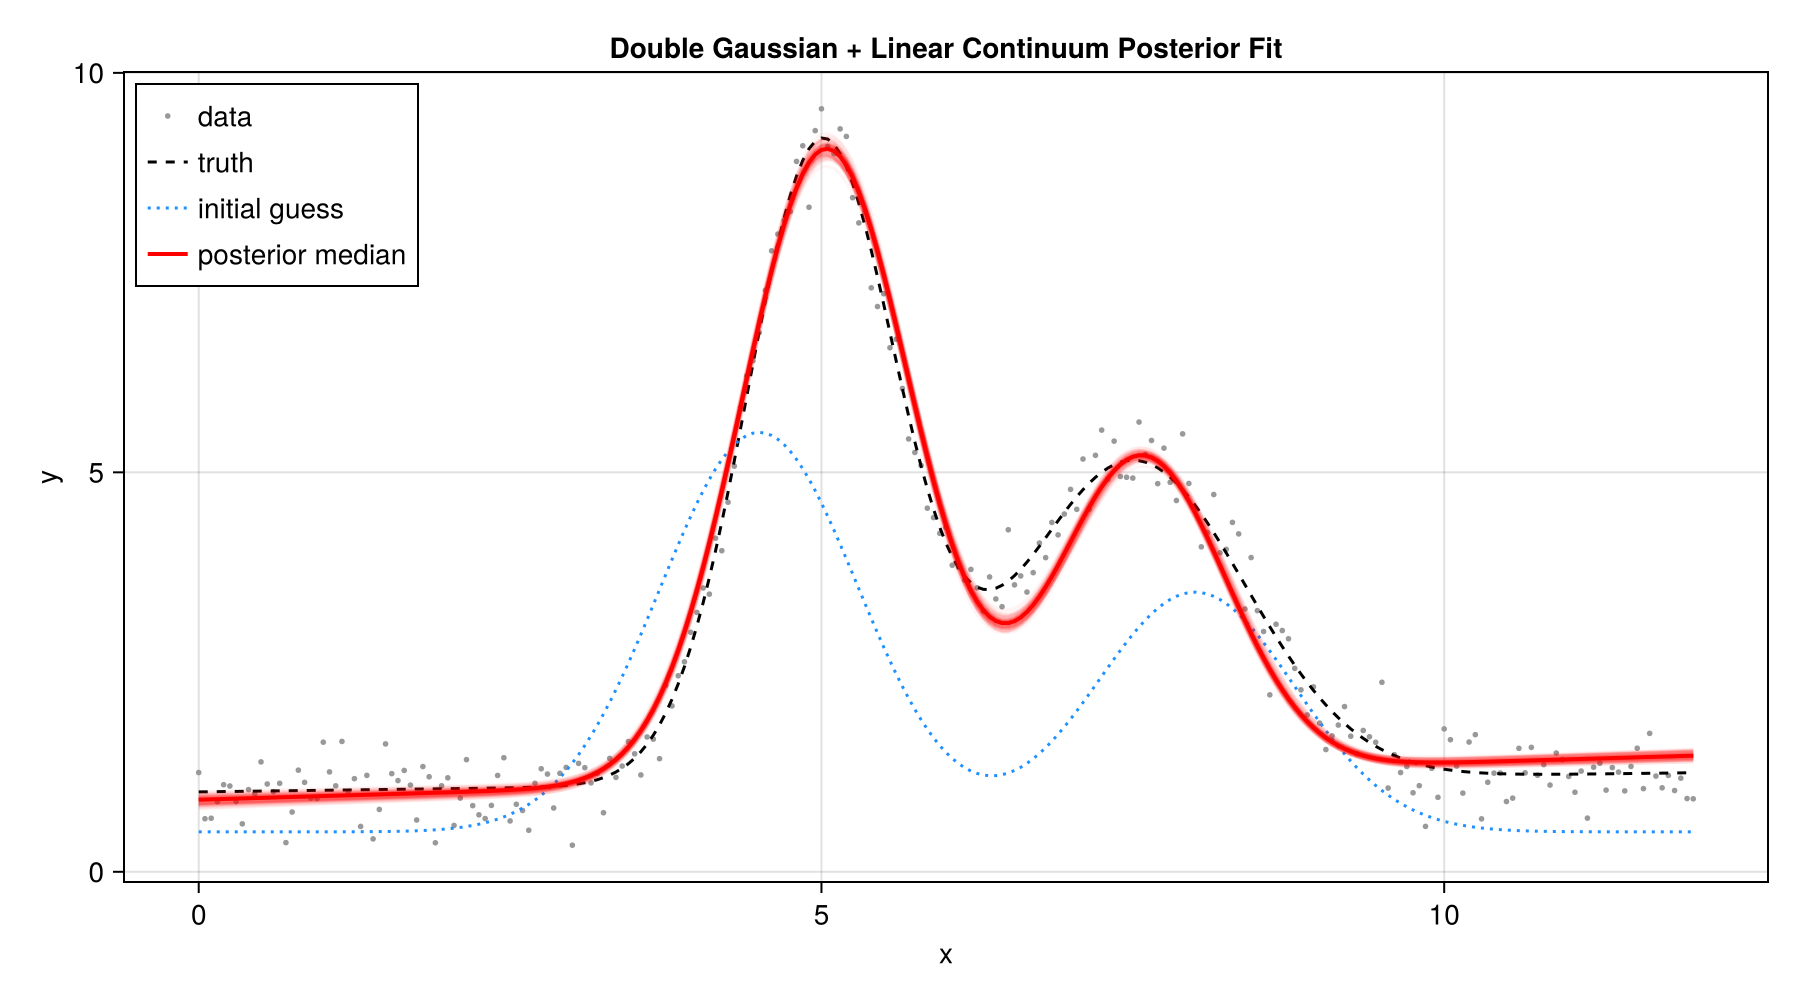

Source code (Julia):
# Fit a double Gaussian + linear continuum to synthetic noisy data with Pigeons.jl.
#
# Run with:  julia --project=. examples/double_gaussian_pigeons.jl

using AstroFit
using Distributions
using Pigeons
using CairoMakie
using Random
using Statistics

# ---------------------------------------------------------------------------
# 1. True model — two emission lines on a sloped continuum
# ---------------------------------------------------------------------------
true_model = @model begin
    cont = Linear1D(slope = 0.02, intercept = 1.0)
    g1 = Gaussian1D(amplitude = 8.0, mean = 5.0, sigma = 0.6)
    g2 = Gaussian1D(amplitude = 4.0, mean = 7.5, sigma = 0.9)
    cont + g1 + g2
end

# ---------------------------------------------------------------------------
# 2. Synthetic data
# ---------------------------------------------------------------------------
Random.seed!(123)
x = collect(0.0:0.05:12.0)
σ_noise = 0.3
y_true = render(true_model, x)
y = y_true .+ σ_noise .* randn(length(x))
err = fill(σ_noise, length(x))

# ---------------------------------------------------------------------------
# 3. Fitting model — deliberately off initial guess + bounded priors + ties
# ---------------------------------------------------------------------------
cm = @model begin
    cont = Linear1D(slope = 0.0, intercept = 0.5)
    g1 = Gaussian1D(amplitude = 5.0, mean = 4.5, sigma = 0.8)
    g2 = Gaussian1D(amplitude = 3.0, mean = 8.0, sigma = 0.8)
    cont + g1 + g2
end

@constrain cm begin
    cont.slope in (-0.1, 0.1)
    cont.intercept in (0.0, 2.0)
    g1.amplitude in (0.0, 15.0)
    g1.mean in (3.5, 6.5)
    g1.sigma in (0.2, 1.5)
    g2.mean in (6.0, 9.0)
    # g2 width tied to g1 width (same instrument resolution)
    g2.sigma -> g1.sigma
    # g2 amplitude tied to half of g1
    g2.amplitude -> 0.5 * g1.amplitude
    # logposterior no longer auto-rejects out-of-bounds points — priors below
    # are what give -Inf outside the box (Pigeons needs this hard boundary)
    cont.slope ~ Uniform(-0.1, 0.1)
    cont.intercept ~ Uniform(0.0, 2.0)
    g1.amplitude ~ Uniform(0.0, 15.0)
    g1.mean ~ Uniform(3.5, 6.5)
    g1.sigma ~ Uniform(0.2, 1.5)
    g2.mean ~ Uniform(6.0, 9.0)
end

# ---------------------------------------------------------------------------
# 4. Sample the posterior with Pigeons
# ---------------------------------------------------------------------------
target = ObjectiveFunction(cm, x, y, err; statistic = logposterior)
pt = pigeons(
    target = target,
    n_rounds = 10,
    n_chains = 8,
    # seed = 123,
    record = [traces; record_default()],
)

raw_samples = sample_array(pt)
param_samples = raw_samples[:, 1:nfree(cm), :]
sample_matrix = reshape(permutedims(param_samples, (1, 3, 2)), :, nfree(cm))
posterior_median = vec(median(sample_matrix; dims = 1))
fit_tree = withparams(cm, posterior_median)

println("free parameters     : ", nfree(cm))
println("parameter names     : ", paramnames(cm))
println("posterior medians   : ", round.(posterior_median; digits = 4))
println("posterior log density: ", round(target(posterior_median); digits = 4))
println()

# ---------------------------------------------------------------------------
# 5. Plot: initial guess vs posterior samples vs data
# ---------------------------------------------------------------------------
y_init = render(cm, x)
y_fit = render(fit_tree, x)

fig = Figure(size = (900, 500))
ax = Axis(
    fig[1, 1]; xlabel = "x", ylabel = "y",
    title = "Double Gaussian + Linear Continuum Posterior Fit"
)

scatter!(ax, x, y; color = :grey60, markersize = 4, label = "data")
lines!(ax, x, y_true; color = :black, linestyle = :dash, label = "truth")
lines!(ax, x, y_init; color = :dodgerblue, linestyle = :dot, label = "initial guess")

n_plot = min(100, size(sample_matrix, 1))
draw_ids = unique(round.(Int, range(1, size(sample_matrix, 1); length = n_plot)))
for i in draw_ids
    y_draw = render(withparams(cm, vec(sample_matrix[i, :])), x)
    lines!(ax, x, y_draw; color = (:red, 0.04))
end

lines!(ax, x, y_fit; color = :red, linewidth = 2, label = "posterior median")

axislegend(ax; position = :lt)

save("examples/double_gaussian_pigeons.png", fig; px_per_unit = 2)
println("saved -> examples/double_gaussian_pigeons.png")
